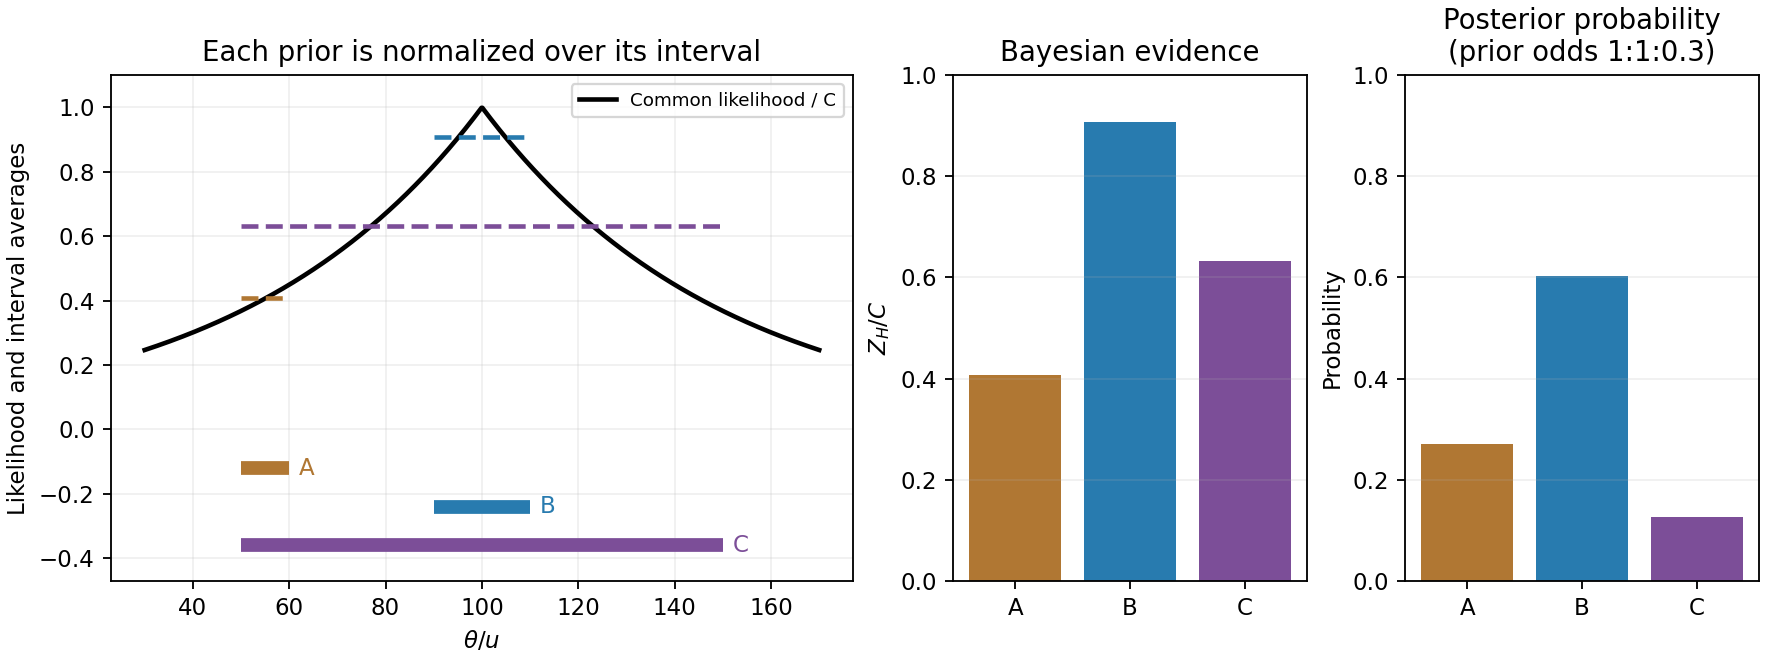

Here is the Python script that generated this plot:
"""Original explanatory figure; Python3.14, NumPy2.3.5, Matplotlib3.10.7.
Write the PNG basename in the current working directory.
"""
import numpy as np
import matplotlib.pyplot as plt
plt.rcParams.update({"font.size":10,"figure.facecolor":"white","savefig.facecolor":"white"})
fig,axs=plt.subplots(1,3,figsize=(10.7,4),gridspec_kw={'width_ratios':[2.1,1,1]},layout='constrained')
x=np.linspace(30,170,800);axs[0].plot(x,np.exp(-abs(x-100)/50),color='black',lw=2,label='Common likelihood / C')
vals=[5*(np.exp(-.8)-np.exp(-1)),5*(1-np.exp(-.2)),1-np.exp(-1)];colors=['#b07733','#287baf','#7c4e98']
for j,(lo,hi) in enumerate([(50,60),(90,110),(50,150)]):
 axs[0].plot([lo,hi],[-.12-.12*j]*2,color=colors[j],lw=6,solid_capstyle='butt')
 axs[0].plot([lo,hi],[vals[j]]*2,color=colors[j],lw=2,ls='--')
 axs[0].text(hi+2,-.12-.12*j,'ABC'[j],va='center',color=colors[j])
axs[0].set(xlabel=r'$\theta/u$',ylabel='Likelihood and interval averages',ylim=(-.47,1.1),title='Each prior is normalized over its interval');axs[0].legend(fontsize=8,loc='upper right');axs[0].grid(alpha=.18)
axs[1].bar(list('ABC'),vals,color=colors);axs[1].set(ylim=(0,1),ylabel=r'$Z_H/C$',title='Bayesian evidence');axs[1].grid(axis='y',alpha=.18)
w=np.array(vals)*[1,1,.3];w/=w.sum();axs[2].bar(list('ABC'),w,color=colors);axs[2].set(ylim=(0,1),ylabel='Probability',title='Posterior probability\n(prior odds 1:1:0.3)');axs[2].grid(axis='y',alpha=.18)
fig.savefig('paper-1-evidence-averages.png',dpi=165)
